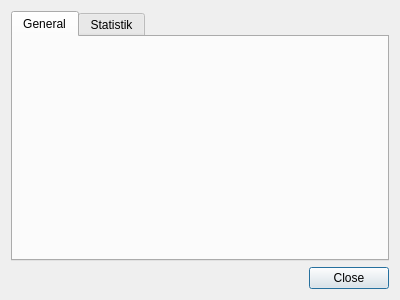
<?xml version="1.0" encoding="UTF-8"?>
<ui version="4.0">
 <class>searchInfoDialog</class>
 <widget class="QDialog" name="searchInfoDialog">
  <property name="geometry">
   <rect>
    <x>0</x>
    <y>0</y>
    <width>400</width>
    <height>300</height>
   </rect>
  </property>
  <property name="windowTitle">
   <string>Search Info</string>
  </property>
  <property name="windowIcon">
   <iconset resource="../icons.qrc">
    <normaloff>:/icons/32x32/view-statistics.png</normaloff>:/icons/32x32/view-statistics.png</iconset>
  </property>
  <layout class="QVBoxLayout" name="verticalLayout">
   <item>
    <widget class="QTabWidget" name="tabWidget">
     <property name="sizePolicy">
      <sizepolicy hsizetype="Expanding" vsizetype="Expanding">
       <horstretch>0</horstretch>
       <verstretch>0</verstretch>
      </sizepolicy>
     </property>
     <property name="currentIndex">
      <number>0</number>
     </property>
     <widget class="QWidget" name="tab">
      <attribute name="title">
       <string>General</string>
      </attribute>
      <layout class="QVBoxLayout" name="verticalLayout_2">
       <item>
        <widget class="QLabel" name="label_searchText">
         <property name="text">
          <string/>
         </property>
        </widget>
       </item>
       <item>
        <widget class="QLabel" name="label_foundItems">
         <property name="text">
          <string/>
         </property>
        </widget>
       </item>
      </layout>
     </widget>
     <widget class="QWidget" name="tab_2">
      <attribute name="title">
       <string>Statistik</string>
      </attribute>
      <layout class="QHBoxLayout" name="horizontalLayout_2">
       <item>
        <widget class="QGraphicsView" name="graphicsView"/>
       </item>
      </layout>
     </widget>
    </widget>
   </item>
   <item>
    <layout class="QHBoxLayout" name="horizontalLayout">
     <item>
      <spacer name="horizontalSpacer">
       <property name="orientation">
        <enum>Qt::Horizontal</enum>
       </property>
       <property name="sizeHint" stdset="0">
        <size>
         <width>40</width>
         <height>20</height>
        </size>
       </property>
      </spacer>
     </item>
     <item>
      <widget class="QPushButton" name="pushButton_close">
       <property name="sizePolicy">
        <sizepolicy hsizetype="Fixed" vsizetype="Fixed">
         <horstretch>0</horstretch>
         <verstretch>0</verstretch>
        </sizepolicy>
       </property>
       <property name="text">
        <string>Close</string>
       </property>
      </widget>
     </item>
    </layout>
   </item>
  </layout>
 </widget>
 <resources>
  <include location="../icons.qrc"/>
 </resources>
 <connections/>
</ui>
